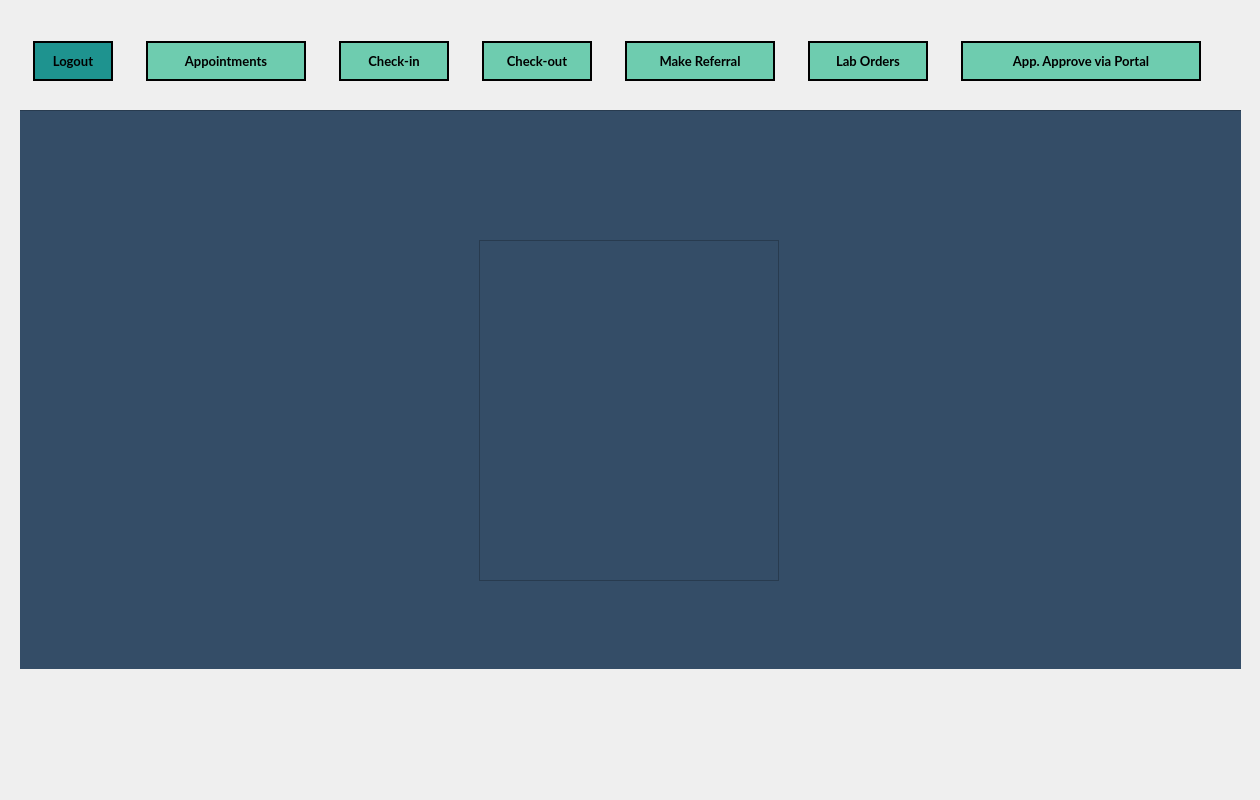
<?xml version="1.0" encoding="UTF-8"?>
<ui version="4.0">
 <class>MainWindow</class>
 <widget class="QMainWindow" name="MainWindow">
  <property name="geometry">
   <rect>
    <x>0</x>
    <y>0</y>
    <width>1260</width>
    <height>800</height>
   </rect>
  </property>
  <property name="minimumSize">
   <size>
    <width>1260</width>
    <height>800</height>
   </size>
  </property>
  <property name="maximumSize">
   <size>
    <width>1260</width>
    <height>800</height>
   </size>
  </property>
  <property name="windowTitle">
   <string>Forsyth Family Practice Center - [ TEMPLATE ]</string>
  </property>
  <property name="styleSheet">
   <string notr="true">border-image: url(:/newPrefix/imgs/app-bg.png);

QGroupBox, QFrame {
	border-image: none;
	border: none;
}</string>
  </property>
  <widget class="QWidget" name="centralwidget">
   <widget class="QGroupBox" name="groupBox_NavBar">
    <property name="geometry">
     <rect>
      <x>20</x>
      <y>40</y>
      <width>1221</width>
      <height>80</height>
     </rect>
    </property>
    <property name="styleSheet">
     <string notr="true">border: none; border-image: none;</string>
    </property>
    <property name="title">
     <string/>
    </property>
    <widget class="QWidget" name="layoutWidget">
     <property name="geometry">
      <rect>
       <x>0</x>
       <y>0</y>
       <width>1201</width>
       <height>42</height>
      </rect>
     </property>
     <layout class="QHBoxLayout" name="Layout_NavBar">
      <property name="spacing">
       <number>20</number>
      </property>
      <item>
       <widget class="QPushButton" name="Nav_LogoutBtn">
        <property name="minimumSize">
         <size>
          <width>80</width>
          <height>40</height>
         </size>
        </property>
        <property name="maximumSize">
         <size>
          <width>60</width>
          <height>16777215</height>
         </size>
        </property>
        <property name="font">
         <font>
          <family>Lato</family>
          <pointsize>10</pointsize>
          <weight>75</weight>
          <bold>true</bold>
         </font>
        </property>
        <property name="cursor">
         <cursorShape>PointingHandCursor</cursorShape>
        </property>
        <property name="styleSheet">
         <string notr="true">QPushButton {
	border-image: none;
	background-color: rgb(30, 147, 143);
	color: black;
	border: 2px solid black;
}

QPushButton::hover {
	background-color: rgb(14, 81, 85);
	color: white;
}</string>
        </property>
        <property name="text">
         <string>Logout</string>
        </property>
       </widget>
      </item>
      <item>
       <widget class="QPushButton" name="Nav_Appointments">
        <property name="sizePolicy">
         <sizepolicy hsizetype="Preferred" vsizetype="Fixed">
          <horstretch>0</horstretch>
          <verstretch>0</verstretch>
         </sizepolicy>
        </property>
        <property name="minimumSize">
         <size>
          <width>160</width>
          <height>40</height>
         </size>
        </property>
        <property name="maximumSize">
         <size>
          <width>90</width>
          <height>16777215</height>
         </size>
        </property>
        <property name="font">
         <font>
          <family>Lato</family>
          <pointsize>10</pointsize>
          <weight>75</weight>
          <bold>true</bold>
         </font>
        </property>
        <property name="cursor">
         <cursorShape>PointingHandCursor</cursorShape>
        </property>
        <property name="autoFillBackground">
         <bool>false</bool>
        </property>
        <property name="styleSheet">
         <string notr="true">QPushButton {
	border-image: none;
	background-color: #6ECCAF;
	color: black;
	border: 2px solid black;
}

QPushButton::hover {
	background-color: rgb(139, 231, 100);
	color: white;
}</string>
        </property>
        <property name="text">
         <string>Appointments</string>
        </property>
       </widget>
      </item>
      <item>
       <widget class="QPushButton" name="Nav_CheckinBtn">
        <property name="minimumSize">
         <size>
          <width>110</width>
          <height>40</height>
         </size>
        </property>
        <property name="maximumSize">
         <size>
          <width>80</width>
          <height>16777215</height>
         </size>
        </property>
        <property name="font">
         <font>
          <family>Lato</family>
          <pointsize>10</pointsize>
          <weight>75</weight>
          <bold>true</bold>
         </font>
        </property>
        <property name="cursor">
         <cursorShape>PointingHandCursor</cursorShape>
        </property>
        <property name="styleSheet">
         <string notr="true">QPushButton {
	border-image: none;
	background-color: #6ECCAF;
	color: black;
	border: 2px solid black;
}

QPushButton::hover {
	background-color: rgb(139, 231, 100);
	color: white;
}

</string>
        </property>
        <property name="text">
         <string>Check-in</string>
        </property>
       </widget>
      </item>
      <item>
       <widget class="QPushButton" name="Nav_CheckoutBtn">
        <property name="minimumSize">
         <size>
          <width>110</width>
          <height>40</height>
         </size>
        </property>
        <property name="maximumSize">
         <size>
          <width>90</width>
          <height>16777215</height>
         </size>
        </property>
        <property name="font">
         <font>
          <family>Lato</family>
          <pointsize>10</pointsize>
          <weight>75</weight>
          <bold>true</bold>
         </font>
        </property>
        <property name="cursor">
         <cursorShape>PointingHandCursor</cursorShape>
        </property>
        <property name="styleSheet">
         <string notr="true">QPushButton {
	border-image: none;
	background-color: #6ECCAF;
	color: black;
	border: 2px solid black;
}

QPushButton::hover {
	background-color: rgb(139, 231, 100);
	color: white;
}</string>
        </property>
        <property name="text">
         <string>Check-out</string>
        </property>
       </widget>
      </item>
      <item>
       <widget class="QPushButton" name="Nav_MakeReferralBtn">
        <property name="minimumSize">
         <size>
          <width>150</width>
          <height>40</height>
         </size>
        </property>
        <property name="maximumSize">
         <size>
          <width>110</width>
          <height>16777215</height>
         </size>
        </property>
        <property name="font">
         <font>
          <family>Lato</family>
          <pointsize>10</pointsize>
          <weight>75</weight>
          <bold>true</bold>
         </font>
        </property>
        <property name="cursor">
         <cursorShape>PointingHandCursor</cursorShape>
        </property>
        <property name="styleSheet">
         <string notr="true">QPushButton {
	border-image: none;
	background-color: #6ECCAF;
	color: black;
	border: 2px solid black;
}

QPushButton::hover {
	background-color: rgb(139, 231, 100);
	color: white;
}
</string>
        </property>
        <property name="text">
         <string>Make Referral</string>
        </property>
       </widget>
      </item>
      <item>
       <widget class="QPushButton" name="Nav_LabOrdersBtn">
        <property name="minimumSize">
         <size>
          <width>120</width>
          <height>40</height>
         </size>
        </property>
        <property name="maximumSize">
         <size>
          <width>90</width>
          <height>16777215</height>
         </size>
        </property>
        <property name="font">
         <font>
          <family>Lato</family>
          <pointsize>10</pointsize>
          <weight>75</weight>
          <bold>true</bold>
         </font>
        </property>
        <property name="cursor">
         <cursorShape>PointingHandCursor</cursorShape>
        </property>
        <property name="styleSheet">
         <string notr="true">QPushButton {
	border-image: none;
	background-color: #6ECCAF;
	color: black;
	border: 2px solid black;
}

QPushButton::hover {
	background-color: rgb(139, 231, 100);
	color: white;
}</string>
        </property>
        <property name="text">
         <string>Lab Orders</string>
        </property>
       </widget>
      </item>
      <item>
       <widget class="QPushButton" name="Nav_ApproveAppointmentsBtn">
        <property name="minimumSize">
         <size>
          <width>240</width>
          <height>40</height>
         </size>
        </property>
        <property name="maximumSize">
         <size>
          <width>90</width>
          <height>16777215</height>
         </size>
        </property>
        <property name="font">
         <font>
          <family>Lato</family>
          <pointsize>10</pointsize>
          <weight>75</weight>
          <bold>true</bold>
         </font>
        </property>
        <property name="cursor">
         <cursorShape>PointingHandCursor</cursorShape>
        </property>
        <property name="styleSheet">
         <string notr="true">QPushButton {
	border-image: none;
	background-color: #6ECCAF;
	color: black;
	border: 2px solid black;
}

QPushButton::hover {
	background-color: rgb(139, 231, 100);
	color: white;
}</string>
        </property>
        <property name="text">
         <string>App. Approve via Portal</string>
        </property>
       </widget>
      </item>
     </layout>
    </widget>
   </widget>
   <widget class="QWidget" name="layoutWidget">
    <property name="geometry">
     <rect>
      <x>0</x>
      <y>0</y>
      <width>2</width>
      <height>2</height>
     </rect>
    </property>
    <layout class="QHBoxLayout" name="horizontalLayout_6"/>
   </widget>
   <widget class="QFrame" name="Main_Frame">
    <property name="geometry">
     <rect>
      <x>20</x>
      <y>110</y>
      <width>1221</width>
      <height>559</height>
     </rect>
    </property>
    <property name="minimumSize">
     <size>
      <width>0</width>
      <height>0</height>
     </size>
    </property>
    <property name="maximumSize">
     <size>
      <width>16777215</width>
      <height>16777215</height>
     </size>
    </property>
    <property name="styleSheet">
     <string notr="true">QFrame {
	border-image: none;
	background-color: rgb(52, 77, 103);
}



QLineEdit, QComboBox, QDateEdit, QDateTimeEdit {
	border-image: none;
    border: none;
	min-width: 200px;
	height: 30px;
	background-color: #F3ECB0;
	color: #344D67;
	font-family: &quot;MS Shell Dlg 2&quot;;
	font-size: 11;
}

QLabel {
	color: white;
}</string>
    </property>
    <property name="frameShape">
     <enum>QFrame::StyledPanel</enum>
    </property>
    <property name="frameShadow">
     <enum>QFrame::Raised</enum>
    </property>
    <widget class="QFrame" name="InputFrame">
     <property name="geometry">
      <rect>
       <x>-1</x>
       <y>0</y>
       <width>1251</width>
       <height>561</height>
      </rect>
     </property>
     <property name="styleSheet">
      <string notr="true">border-image: none;
</string>
     </property>
     <property name="frameShape">
      <enum>QFrame::StyledPanel</enum>
     </property>
     <property name="frameShadow">
      <enum>QFrame::Raised</enum>
     </property>
     <widget class="QWidget" name="horizontalLayoutWidget">
      <property name="geometry">
       <rect>
        <x>0</x>
        <y>130</y>
        <width>1221</width>
        <height>341</height>
       </rect>
      </property>
      <layout class="QHBoxLayout" name="horizontalLayout">
       <item alignment="Qt::AlignHCenter">
        <widget class="QListView" name="listView_2">
         <property name="minimumSize">
          <size>
           <width>300</width>
           <height>0</height>
          </size>
         </property>
        </widget>
       </item>
      </layout>
     </widget>
    </widget>
   </widget>
  </widget>
 </widget>
 <resources>
  <include location="assets/qrc/app-bg.qrc"/>
 </resources>
 <connections/>
</ui>
